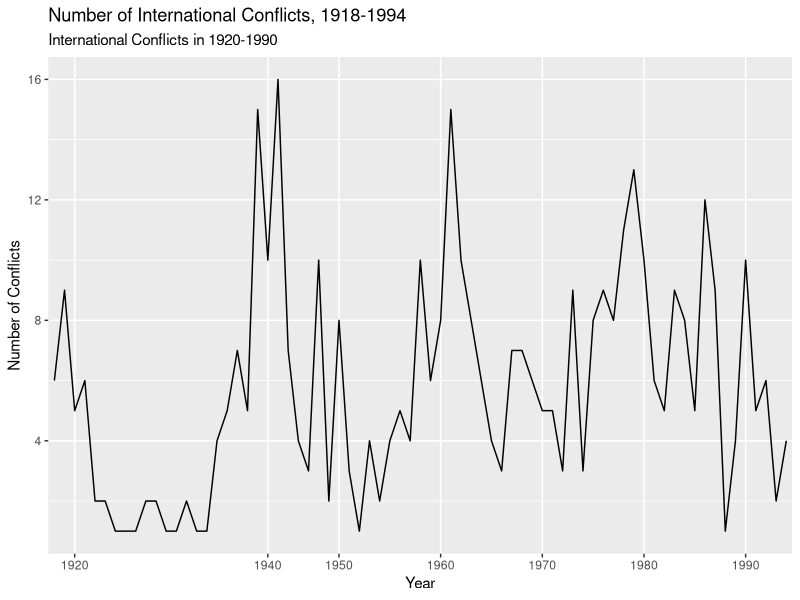
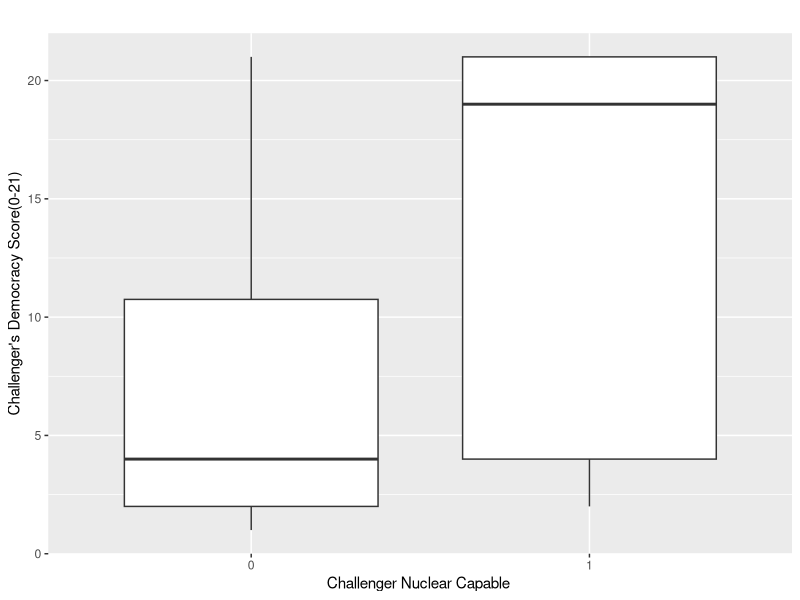

Reproduce these figures in R, in order. (Note: this script raises an error after producing the figures.)
## ---- chunk 1
setwd("C:/Users/Teo/Desktop/intro_stats_r4/labs/Final Assignmant")
winlose <- read.csv("winlose.csv")
summary(winlose)
dim(winlose)

summary(winlose$chalwin4, relcapbl, rlstake3, relres4, chalnuke, defnukes, chaldemc, defdenic)

wincount <- as.data.frame(table(winlose$year))
names(wincount) <- c("year", "count")
library(ggplot2)
ggplot(wincount, aes(x=year, y=count, group=1))+
  geom_line()+
  scale_x_discrete(breaks=c(1920, 1930, 1940, 1950, 1960, 1970, 1980, 1990))+
  labs(title="Number of International Conflicts, 1918-1994",
       x="Year",
       y="Number of Conflicts",
       subtitle="International Conflicts in 1920-1990")
##Accordng to the chart we can conclude that from 1920 to 1938 there for comperatively peaceful period in the world, however from 1938 the lines in the chart goes up that means that number of international conflicts grew.






## ---- chunk 2
ChallengerPrevails <- table(winlose$chalwin4[winlose$chalwin4==1 | winlose$chalwin4==4])
names(ChallengerPrevails)[1] = 'lose'
names(ChallengerPrevails)[2] = 'win'
ChallengerPrevails

## According to the results challanger lost 169 and won 87 times



## ---- chunk 3
mean(winlose$chaldemc[winlose$chalwin4==1], na.rm = TRUE)#lose
mean(winlose$chaldemc[winlose$chalwin4==2], na.rm = TRUE)#stalemate
mean(winlose$chaldemc[winlose$chalwin4==3], na.rm = TRUE)#compromise
mean(winlose$chaldemc[winlose$chalwin4==4], na.rm = TRUE)#win

##Accorting to the resulst we see from the results when challenger lost when the avarage democracy score was 6.4 When the score was  7.1 challanger was stalemated, in case of 8.7 score challanger was compromised and with 9.2 democracy score challanger won. The results have shown that if democracies are challengers they are most likely to prevail in international crisis.

mean(winlose$chaldemc, na.rm = TRUE)#Challenger's Democracy Score
mean(winlose$defdemoc, na.rm = TRUE)#Defender's Democracy Score


## Challanger's Democracy Score is 7.5 while Defender's democracy score is 11.6. If we relied on this results it could give a hand to democratc peace theory accortding which democraces don't wage war with each other, however we know that 11.6 s not the high score, there for this assumption will not be valid. 


## ---- chunk 4
library(ggplot2)
ggplot(winlose,aes(x=factor(chalnuke),y=chaldemc)) + 
  geom_boxplot()+
  labs(title="", x="Challenger Nuclear Capable ", y="Challenger's Democracy Score(0-21)")
##The results showed that challenger with nuclear capabilities tend to have highter democracy score that challangers without nuclear capablities. However this assumpton needs to be ckecked. Therefore we should check with a statistcal test. 

t.test(chaldemc~chalnuke,winlose)
##The results of the Sample test showed that there is very low very  P-value (0.000008), moreover confidence interval is 95.


#transforming the variable relres4 which contains negative values. Change negative values to NA

winlose$relres4[winlose$relres4 < 0] <- NA

chalDefDemScore <- lm(chalwin4~chaldemc+defdemoc, chalWinlose)
summary(chalDefDemScore)

militaryCap <- lm(relcapbl~chaldemc+defdemoc+rlstake3, winlose)
summary(militaryCap)

library(ggplot2)
ggplot(winlose, aes(x=chalwin4, y=relcapbl))+
geom_point(aes(colour=chaldemc,size=rlstake3))+
#geom_smooth(method="lm")+
labs(title="Challengers in conflicts and Democracy Score",
x="Challenger Wins orLoses",
y ="Challengers Military Capabilities",color = "Democracy Score",size= "Relative interests at stake")
##The chart is an obvious supporter of the first hypothesis as on the diagram we can see that when the challenger loses, democracy score is lower and when the challenger wins, the democracy score is higher. Therefore we can assume thatdemocratic challengers will more likely to prevail in conflict than the other challengers.



## ---- chunk 5
winlose$defWin4[winlose$chalwin4==1] <- 4
winlose$defWin4[winlose$chalwin4==2] <- 2
winlose$defWin4[winlose$chalwin4==3] <- 3
winlose$defWin4[winlose$chalwin4==4] <- 1
library(ggplot2)
ggplot(winlose, aes(x=defWin4, y=relcapbl))+
geom_point(aes(colour=defdemoc ,size=rlstake3))+
#geom_smooth(method="lm")+
labs(title="Defenders in conflict and Democracy Score",
x="Defender Wins or Loses",
y ="Defender's Military Capabilities",color = "Democracy Score",size= "Relative interests at stake")

##The diagram shows that the defender countries that ost n the conflist reviel higher democracy score compared to the ones that won, therefore we can assume that the second hypothesis that Democratic states will be more likely to prevail in an international crisis,regardless of whether they are challengers or defenders is not true. Accordng to our result it is important wether the country has a defender democracy or challanger democracy. This diagram once agan showes that the first hypothesis s true.




